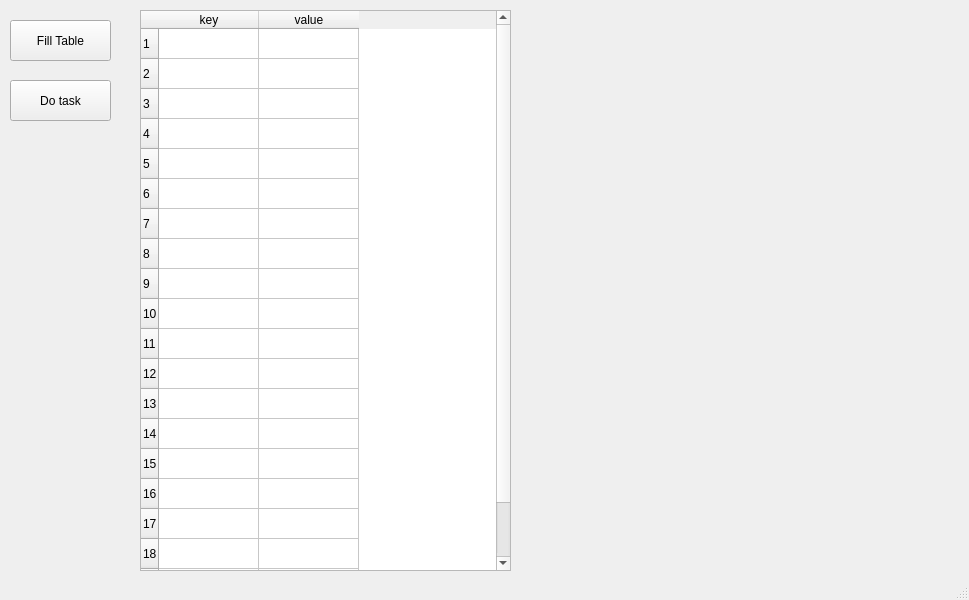
<?xml version="1.0" encoding="UTF-8"?>
<ui version="4.0">
 <class>MainWindow</class>
 <widget class="QMainWindow" name="MainWindow">
  <property name="geometry">
   <rect>
    <x>0</x>
    <y>0</y>
    <width>969</width>
    <height>600</height>
   </rect>
  </property>
  <property name="windowTitle">
   <string>MainWindow</string>
  </property>
  <widget class="QWidget" name="centralwidget">
   <widget class="QPushButton" name="pushButton">
    <property name="geometry">
     <rect>
      <x>10</x>
      <y>20</y>
      <width>101</width>
      <height>41</height>
     </rect>
    </property>
    <property name="text">
     <string>Fill Table</string>
    </property>
   </widget>
   <widget class="QPushButton" name="doTask_button">
    <property name="geometry">
     <rect>
      <x>10</x>
      <y>80</y>
      <width>101</width>
      <height>41</height>
     </rect>
    </property>
    <property name="text">
     <string>Do task</string>
    </property>
   </widget>
   <widget class="QTableWidget" name="tableWidget">
    <property name="geometry">
     <rect>
      <x>140</x>
      <y>10</y>
      <width>371</width>
      <height>561</height>
     </rect>
    </property>
    <row>
     <property name="text">
      <string>1</string>
     </property>
    </row>
    <row>
     <property name="text">
      <string>2</string>
     </property>
    </row>
    <row>
     <property name="text">
      <string>3</string>
     </property>
    </row>
    <row>
     <property name="text">
      <string>4</string>
     </property>
    </row>
    <row>
     <property name="text">
      <string>5</string>
     </property>
    </row>
    <row>
     <property name="text">
      <string>6</string>
     </property>
    </row>
    <row>
     <property name="text">
      <string>7</string>
     </property>
    </row>
    <row>
     <property name="text">
      <string>8</string>
     </property>
    </row>
    <row>
     <property name="text">
      <string>9</string>
     </property>
    </row>
    <row>
     <property name="text">
      <string>10</string>
     </property>
    </row>
    <row>
     <property name="text">
      <string>11</string>
     </property>
    </row>
    <row>
     <property name="text">
      <string>12</string>
     </property>
    </row>
    <row>
     <property name="text">
      <string>13</string>
     </property>
    </row>
    <row>
     <property name="text">
      <string>14</string>
     </property>
    </row>
    <row>
     <property name="text">
      <string>15</string>
     </property>
    </row>
    <row>
     <property name="text">
      <string>16</string>
     </property>
    </row>
    <row>
     <property name="text">
      <string>17</string>
     </property>
    </row>
    <row>
     <property name="text">
      <string>18</string>
     </property>
    </row>
    <row>
     <property name="text">
      <string>19</string>
     </property>
    </row>
    <row>
     <property name="text">
      <string>20</string>
     </property>
    </row>
    <column>
     <property name="text">
      <string>key</string>
     </property>
    </column>
    <column>
     <property name="text">
      <string>value</string>
     </property>
    </column>
   </widget>
  </widget>
  <widget class="QMenuBar" name="menubar">
   <property name="geometry">
    <rect>
     <x>0</x>
     <y>0</y>
     <width>969</width>
     <height>25</height>
    </rect>
   </property>
  </widget>
  <widget class="QStatusBar" name="statusbar"/>
 </widget>
 <resources/>
 <connections/>
</ui>
